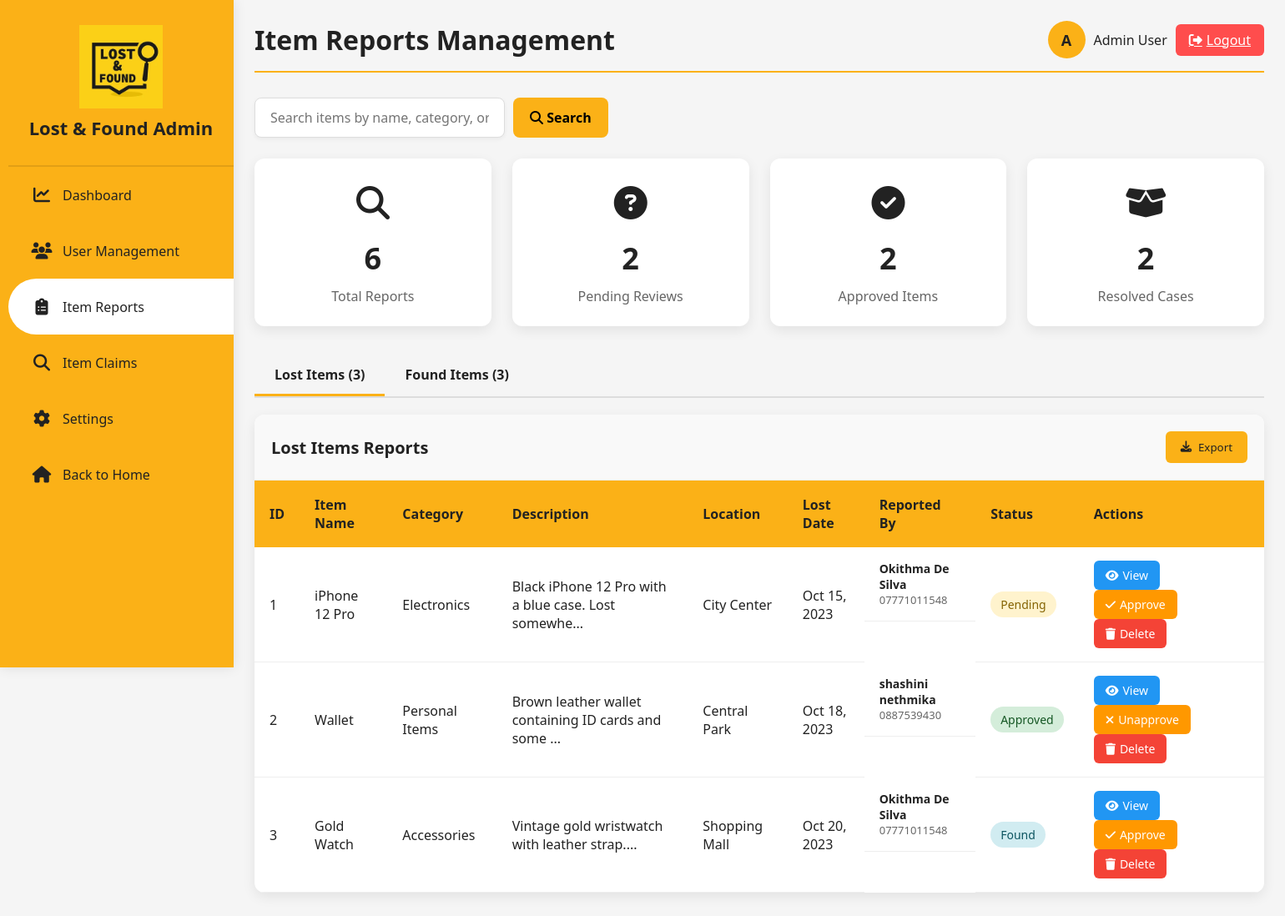
Page /itemreports.php (signed in) on the committed database.
### tables this page shows
CREATE TABLE IF NOT EXISTS lost_items (
    id INT(11) NOT NULL AUTO_INCREMENT,
    user_id INT(11) NOT NULL,
    item_name VARCHAR(100) NOT NULL,
    category VARCHAR(50) NOT NULL,
    description TEXT NOT NULL,
    location VARCHAR(150) NOT NULL,
    lost_date DATE NOT NULL,
    image_path VARCHAR(255) DEFAULT NULL,
    status ENUM('pending', 'approved', 'rejected', 'found') DEFAULT 'pending',
    created_at TIMESTAMP DEFAULT CURRENT_TIMESTAMP,
    PRIMARY KEY (id),
    FOREIGN KEY (user_id) REFERENCES user_details(id) ON DELETE CASCADE
);

CREATE TABLE `user_details` (
  `id` int(11) NOT NULL,
  `full_name` varchar(100) NOT NULL,
  `username` varchar(250) DEFAULT NULL,
  `email` varchar(100) NOT NULL,
  `nic` varchar(20) NOT NULL,
  `address_line1` varchar(150) NOT NULL,
  `address_line2` varchar(150) DEFAULT NULL,
  `contact_number` varchar(20) DEFAULT NULL,
  `password` varchar(255) NOT NULL,
  `created_at` timestamp NOT NULL DEFAULT current_timestamp()
);

### itemreports.php (the view, shortened to what this page needs)
<?php
$servername = "localhost";
$username = "root";
$password = "";
$dbname = "lostfounddb";
$conn = new mysqli($servername, $username, $password, $dbname);
$searchTerm = "";
$lostItems = [];
if ($_SERVER["REQUEST_METHOD"] == "POST" && isset($_POST['search'])) {
    $searchTerm = $conn->real_escape_string($_POST['search']);
    $lostSql = "SELECT li.*, ud.full_name, ud.contact_number
                FROM lost_items li
                JOIN user_details ud ON li.user_id = ud.id
                WHERE li.item_name LIKE '%$searchTerm%' OR
                      li.category LIKE '%$searchTerm%' OR
                      li.description LIKE '%$searchTerm%' OR
                      li.location LIKE '%$searchTerm%' OR
                      ud.full_name LIKE '%$searchTerm%'
                ORDER BY li.created_at DESC";
    $foundSql = "SELECT fi.*, ud.full_name, ud.contact_number
                 FROM found_items fi
                 JOIN user_details ud ON fi.user_id = ud.id
                 WHERE fi.item_name LIKE '%$searchTerm%' OR
                       fi.category LIKE '%$searchTerm%' OR
                       fi.description LIKE '%$searchTerm%' OR
                       fi.location LIKE '%$searchTerm%' OR
                       ud.full_name LIKE '%$searchTerm%'
                 ORDER BY fi.created_at DESC";
} else {
    $lostSql = "SELECT li.*, ud.full_name, ud.contact_number
                FROM lost_items li
                JOIN user_details ud ON li.user_id = ud.id
                ORDER BY li.created_at DESC";
}
$result = $conn->query($lostSql);
if ($result && $result->num_rows > 0) {
    while($row = $result->fetch_assoc()) {
        $lostItems[] = $row;
    }
}
$totalLost = 0;
$pendingLost = 0;
$approvedLost = 0;
$foundLost = 0;
$totalFound = 0;
$pendingFound = 0;
$approvedFound = 0;
$returnedFound = 0;
$sql = "SELECT COUNT(*) as total FROM lost_items";
$result = $conn->query($sql);
if ($result) {
    $totalLost = $result->fetch_assoc()['total'];
}
$sql = "SELECT COUNT(*) as count FROM lost_items WHERE status = 'pending'";
$result = $conn->query($sql);
if ($result) {
    $pendingLost = $result->fetch_assoc()['count'];
}
$sql = "SELECT COUNT(*) as count FROM lost_items WHERE status = 'approved'";
$result = $conn->query($sql);
if ($result) {
    $approvedLost = $result->fetch_assoc()['count'];
}
$sql = "SELECT COUNT(*) as count FROM lost_items WHERE status = 'found'";
$result = $conn->query($sql);
if ($result) {
    $foundLost = $result->fetch_assoc()['count'];
}
$sql = "SELECT COUNT(*) as total FROM found_items";
$result = $conn->query($sql);
if ($result) {
    $totalFound = $result->fetch_assoc()['total'];
}
$sql = "SELECT COUNT(*) as count FROM found_items WHERE status = 'pending'";
$result = $conn->query($sql);
if ($result) {
    $pendingFound = $result->fetch_assoc()['count'];
}
$sql = "SELECT COUNT(*) as count FROM found_items WHERE status = 'approved'";
$result = $conn->query($sql);
if ($result) {
    $approvedFound = $result->fetch_assoc()['count'];
}
$sql = "SELECT COUNT(*) as count FROM found_items WHERE status = 'returned'";
$result = $conn->query($sql);
if ($result) {
    $returnedFound = $result->fetch_assoc()['count'];
}
?>
<!DOCTYPE html>
<html lang="en">
<head>
    <link rel="stylesheet" href="https://cdnjs.cloudflare.com/ajax/libs/font-awesome/6.4.0/css/all.min.css">
</head>
<body>
    <div class="container">
        <div class="navigation">
            <a href="#" class="logo-link">
                <span class="icon">
                    <img src="logo2.png" alt="Logo">
                </span>
                <span class="logo-text">Lost & Found Admin</span>
            </a>
            <ul>
                <li>
                    <a href="admindashboard.php">
                        <span class="icon"><i class="fas fa-chart-line"></i></span>
                        <span class="title">Dashboard</span>
                    </a>
                </li>
                <li>
                    <a href="usermanagement.php">
                        <span class="icon"><i class="fas fa-users"></i></span>
                        <span class="title">User Management</span>
                    </a>
                </li>
                <li>
                    <a href="#" class="active">
                        <span class="icon"><i class="fas fa-clipboard-list"></i></span>
                        <span class="title">Item Reports</span>
                    </a>
                </li>
                <li>
                    <a href="#">
                        <span class="icon"><i class="fas fa-search"></i></span>
                        <span class="title">Item Claims</span>
                    </a>
                </li>
                <li>
                    <a href="#">
                        <span class="icon"><i class="fas fa-cog"></i></span>
                        <span class="title">Settings</span>
                    </a>
                </li>
                <li>
                    <a href="home.html">
                        <span class="icon"><i class="fas fa-home"></i></span>
                        <span class="title">Back to Home</span>
                    </a>
                </li>
            </ul>
        </div>
        <div class="main-content">
            <div class="dashboard-header">
                <h1 class="dashboard-title">Item Reports Management</h1>
                <div style="display: flex; align-items: center;">
                    <div class="user-welcome">
                        <div class="user-avatar">A</div>
                        <div>Admin User</div>
                    </div>
                    <a href="logout.php" class="logout-btn">
                        <i class="fas fa-sign-out-alt"></i> Logout
                    </a>
                </div>
            </div>
            <form method="POST" action="" class="search-container">
                <input type="text" class="search-input" name="search" placeholder="Search items by name, category, or location..."
                       value="<?php echo htmlspecialchars($searchTerm); ?>">
                <button type="submit" class="search-btn">
                    <i class="fas fa-search"></i> Search
                </button>
            </form>
            <div class="stats-container">
                <div class="stat-card fade-in">
                    <div class="stat-icon"><i class="fas fa-search"></i></div>
                    <div class="stat-number"><?php echo $totalLost + $totalFound; ?></div>
                    <div class="stat-label">Total Reports</div>
                </div>
                <div class="stat-card fade-in">
                    <div class="stat-icon"><i class="fas fa-question-circle"></i></div>
                    <div class="stat-number"><?php echo $pendingLost + $pendingFound; ?></div>
                    <div class="stat-label">Pending Reviews</div>
                </div>
                <div class="stat-card fade-in">
                    <div class="stat-icon"><i class="fas fa-check-circle"></i></div>
                    <div class="stat-number"><?php echo $approvedLost + $approvedFound; ?></div>
                    <div class="stat-label">Approved Items</div>
                </div>
                <div class="stat-card fade-in">
                    <div class="stat-icon"><i class="fas fa-box-open"></i></div>
                    <div class="stat-number"><?php echo $foundLost + $returnedFound; ?></div>
                    <div class="stat-label">Resolved Cases</div>
                </div>
            </div>
            <div class="tabs">
                <div class="tab active" data-tab="lost">Lost Items (<?php echo $totalLost; ?>)</div>
                <div class="tab" data-tab="found">Found Items (<?php echo $totalFound; ?>)</div>
            </div>
            <div class="tab-content active" id="lost-tab">
                <div class="table-container fade-in">
                    <div class="table-header">
                        <div class="table-title">Lost Items Reports</div>
                        <div class="action-buttons">
                            <button class="btn btn-primary">
                                <i class="fas fa-download"></i> Export
                            </button>
                        </div>
                    </div>
                    <table class="item-table">
                        <thead>
                            <tr>
                                <th>ID</th>
                                <th>Item Name</th>
                                <th>Category</th>
                                <th>Description</th>
                                <th>Location</th>
                                <th>Lost Date</th>
                                <th>Reported By</th>
                                <th>Status</th>
                                <th>Actions</th>
                            </tr>
                        </thead>
                        <tbody>
                            <?php if (!empty($lostItems)): ?>
                                <?php foreach ($lostItems as $item): ?>
                                    <tr>
                                        <td><?php echo $item['id']; ?></td>
                                        <td><?php echo htmlspecialchars($item['item_name']); ?></td>
                                        <td><?php echo htmlspecialchars($item['category']); ?></td>
                                        <td><?php echo htmlspecialchars(substr($item['description'], 0, 50)); ?>...</td>
                                        <td><?php echo htmlspecialchars($item['location']); ?></td>
                                        <td><?php echo date('M j, Y', strtotime($item['lost_date'])); ?></td>
                                        <td class="user-info">
                                            <span class="user-name"><?php echo htmlspecialchars($item['full_name']); ?></span>
                                            <span class="user-contact"><?php echo htmlspecialchars($item['contact_number']); ?></span>
                                        </td>
                                        <td>
                                            <span class="status-<?php echo $item['status']; ?>">
                                                <?php echo ucfirst($item['status']); ?>
                                            </span>
                                        </td>
                                        <td>
                                            <button class="action-btn btn-edit view-item" data-id="<?php echo $item['id']; ?>" data-type="lost">
                                                <i class="fas fa-eye"></i> View
                                            </button>
                                            <form method="POST" action="" style="display: inline;">
                                                <button type="submit" name="update_lost_status" class="action-btn btn-status">
                                                    <i class="fas fa-<?php echo $item['status'] == 'approved' ? 'times' : 'check'; ?>"></i>
                                                    <?php echo $item['status'] == 'approved' ? 'Unapprove' : 'Approve'; ?>
                                                </button>
                                            </form>
                                            <form method="POST" action="" style="display: inline;">
                                                <button type="submit" name="delete_item" class="action-btn btn-delete"
                                                        onclick="return confirm('Are you sure you want to delete this item? This action cannot be undone.')">
                                                    <i class="fas fa-trash"></i> Delete
                                                </button>
                                            </form>
                                        </td>
                                    </tr>
                                <?php endforeach; ?>
                            <?php endif; ?>
                        </tbody>
                    </table>
                </div>
            </div>
        </div>
    </div>
</body>
</html>

### rows in the picture
lost_items: id "1", item_name "iPhone 12 Pro", category "Electronics", description "Black iPhone 12 Pro with a blue case. Lost somewhe", location "City Center", lost_date "Oct 15, 2023", user.full_name "Okithma De Silva", user.contact_number "07771011548", status "Pending", shows "Approve"
lost_items: id "2", item_name "Wallet", category "Personal Items", description "Brown leather wallet containing ID cards and some", location "Central Park", lost_date "Oct 18, 2023", user.full_name "shashini nethmika", user.contact_number "0887539430", status "Approved", shows "Unapprove"
lost_items: id "3", item_name "Gold Watch", category "Accessories", description "Vintage gold wristwatch with leather strap.", location "Shopping Mall", lost_date "Oct 20, 2023", user.full_name "Okithma De Silva", user.contact_number "07771011548", status "Found", shows "Approve"

### other values in the picture
$totalLost + $totalFound "6"
$pendingLost + $pendingFound "2"
$approvedLost + $approvedFound "2"
$foundLost + $returnedFound "2"
$totalLost "3"
$totalFound "3"
